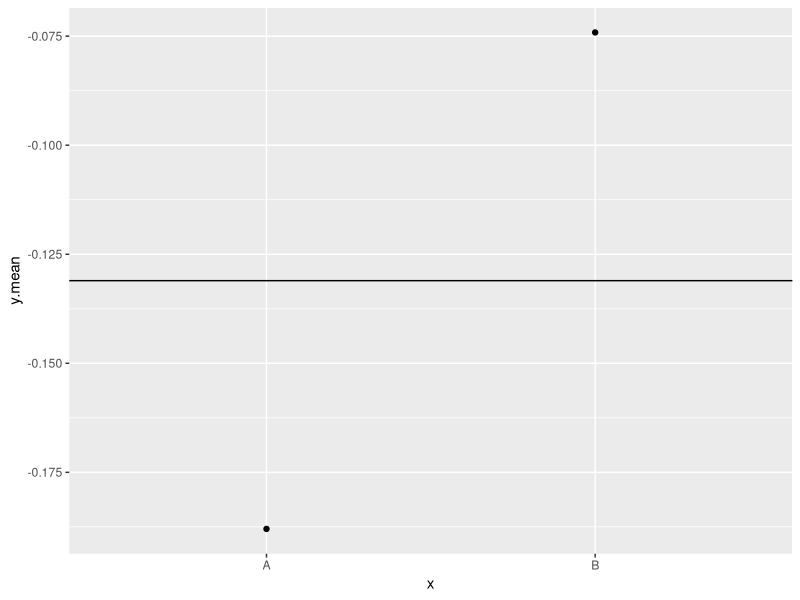
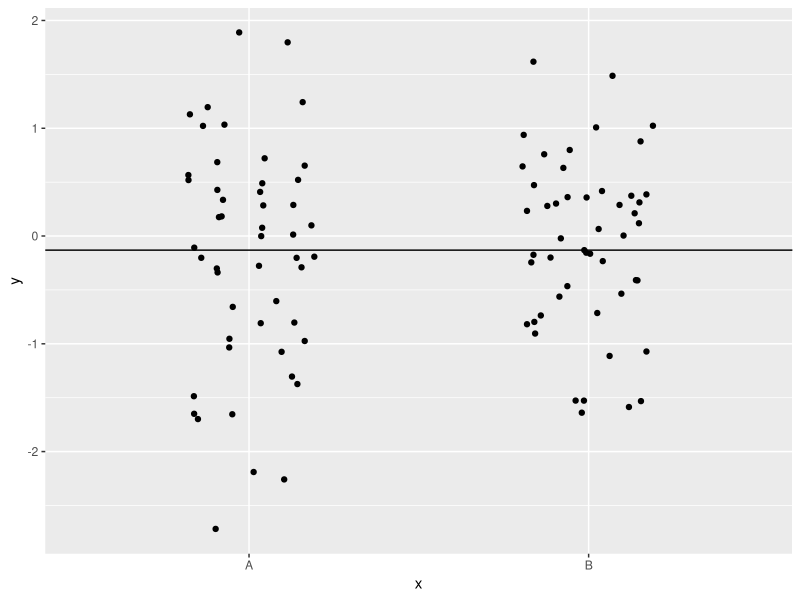

Recreate these plots in R, in order.

## LOAD REQUIRED LIBRARIES ----

library(dplyr)
library(ggplot2)


## SET PARAMETERS ----

n <- 100 # sample size
y <- rnorm(n) # generate random responses from a normal distribution
groups <- LETTERS[1:2] # number of groups
x <- rep_len(groups, n) # factor variable
df <- data.frame(y, x) # create data frame

group.means <- df %>% group_by(x) %>% summarise(y.mean = mean(y)) # get mean response for each factor level
grand.mean <- mean(y)

df.full <- left_join(df, group.means) %>% 
  mutate(grand.mean = grand.mean, 
         resid.mean = y.mean - grand.mean, 
         squares.mean = resid.mean^2, 
         resid = y - y.mean, 
         squares.resid = resid^2)

ggplot(group.means, aes(x = x, y = y.mean)) + 
  geom_point() + 
  geom_hline(yintercept = grand.mean)

ggplot(df.full, aes(x = x, y = y)) + 
  geom_jitter(width = 0.2) + 
  geom_hline(yintercept = grand.mean) +
  geom_line(aes(x = x, y = resid.mean))

## ANOVA with R ----

anova(lm(y~x))


## ANOVA manually ----

group.DF <- length(groups) - 1
resid.DF <- n - group.DF - 1

group.Sum_Squares <- sum(df.full$squares.mean)
resid.Sum_Squares <- sum(df.full$squares.resid)

group.Mean_Squares <- group.Sum_Squares/group.DF
resid.Mean_Squares <- resid.Sum_Squares/resid.DF

F_ratio <- group.Mean_Squares/resid.Mean_Squares
P_value <- 1 - pf(q = F_ratio, df1 = group.DF, df2 = resid.DF)
